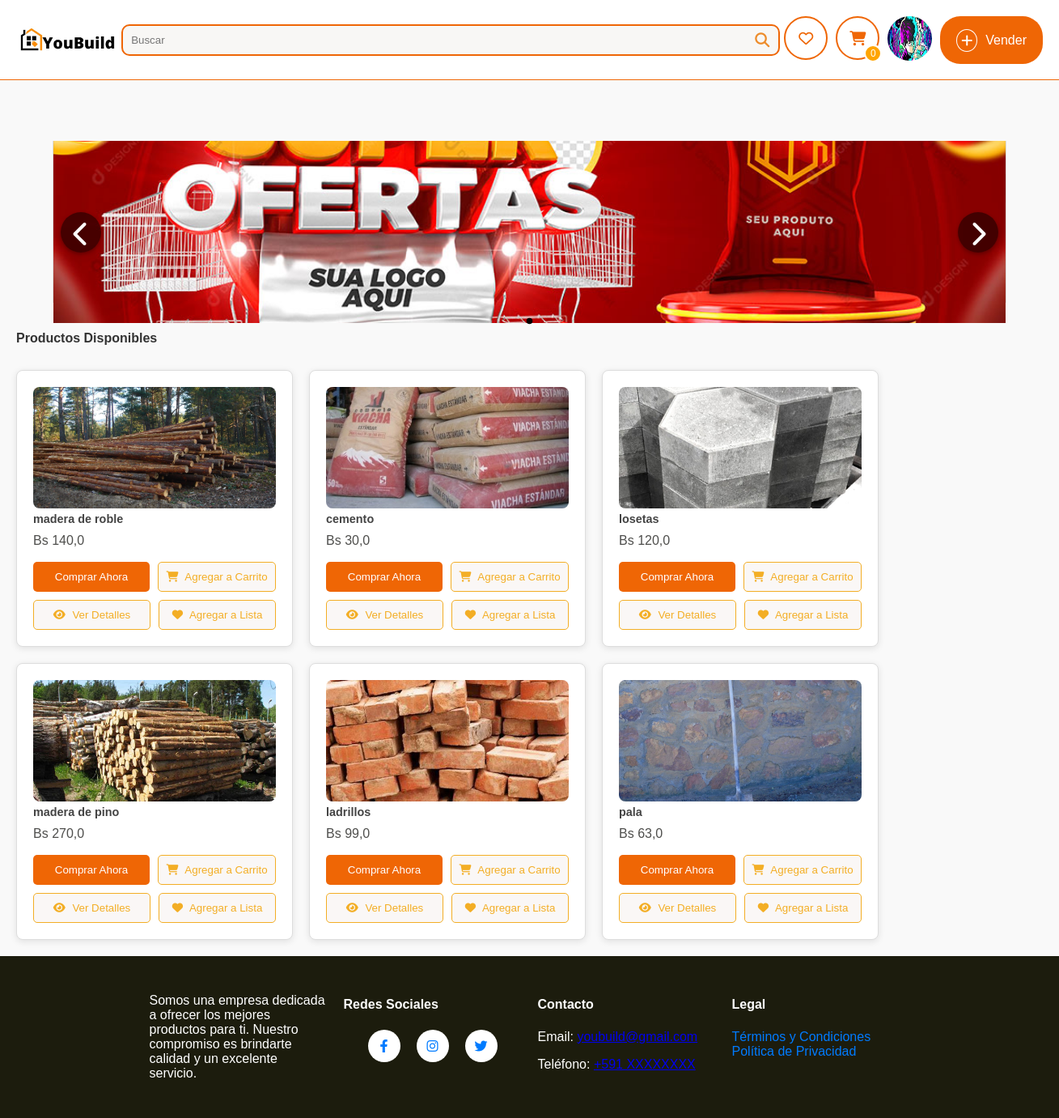
The app's page /home/ (signed in) with its own data.
### sistema/models.py (models this page shows, shortened)
class UsuarioDB(models.Model):
    user = models.OneToOneField(User, on_delete=models.CASCADE)
    nombre_completo = models.CharField(max_length=50, verbose_name="Nombre completo", null=True)
    municipio_fk = models.ForeignKey('MunicipioDB', on_delete=models.CASCADE, null=True, blank=True)
    direccion_1 = models.CharField(max_length=255, verbose_name="Dirección 1", null=True)
    telefono = models.CharField(
        max_length=15, verbose_name="Número de teléfono",
        validators=[RegexValidator(regex=r'^\+?1?\d{9,15}$', message="El número debe estar en el formato: '+59199999999'. Hasta 15 dígitos.")]
    )
    imagen_perfil = models.ImageField(upload_to='perfil/', null=True, blank=True, default='perfil/perfil.png')
    qr_imagen = models.ImageField(upload_to='qr/', null=True, blank=True, verbose_name="Código QR")
    class Meta:
        verbose_name = "Perfil de Usuario"
        verbose_name_plural = "Perfiles de Usuarios"

class CarruselDB(models.Model):
    imagen = models.ImageField(upload_to="carrusel", null=True)
    class Meta:
        verbose_name = "Carrusel"
        verbose_name_plural = "Carruseles"

class ProductoDb(models.Model):
    nombre = models.CharField(max_length=50, verbose_name="Nombre")
    detalle = models.TextField(max_length=200, verbose_name="Detalle")
    precio = models.FloatField(verbose_name="Precio", validators=[MinValueValidator(0.0), MaxValueValidator(99999.9)])
    categoria_fk = models.ForeignKey(CategoriaDb, on_delete=models.CASCADE, null=True, blank=True)
    subcategoria_fk = models.ForeignKey(SubcategoriaDB, on_delete=models.CASCADE, null=True, blank=True, verbose_name="Subcategoría")  # Nuevo campo
    usuario_fk = models.ForeignKey(UsuarioDB, on_delete=models.CASCADE, null=True, blank=True)
    municipio_fk = models.ForeignKey(MunicipioDB, on_delete=models.CASCADE, null=True, blank=True, verbose_name="Municipio")
    direccion_1 = models.CharField(max_length=255, verbose_name="Dirección 1", null=True, blank=True)
    visitas = models.PositiveIntegerField(default=0, verbose_name="Visitas")
    cantidad = models.IntegerField(default=1)
    class Meta:
        db_table = "productos"
        verbose_name = "Producto"
        verbose_name_plural = "Productos"

class ImagenProductoDB(models.Model):
    producto_fk = models.ForeignKey(ProductoDb, on_delete=models.CASCADE, related_name="imagenes")
    imagen = models.ImageField(upload_to="productos", null=True)
    class Meta:
        verbose_name = "Imagen"
        verbose_name_plural = "Imágenes"

### sistema/views.py (the view)
# urls.py: path('home/', home_view, name='home'),
@login_required
def home_view(request):
    productos = ProductoDb.objects.all().order_by('-visitas')
    carruseles = CarruselDB.objects.all().order_by("id")
    usuario = request.user.usuariodb
    return render(request, "home.html", {
        "producto": productos,
        "carrusel": carruseles,
        "usuario": usuario
    })

### sistema/context_processors.py (called while the page is built)
def cart_count(request):
    cart_count = request.session.get('cart_count', 0)
    return {'cart_count': cart_count}

### sistema/templates/home.html (shortened to what this page needs)
<!DOCTYPE html>
{% extends 'layoutReg.html' %}
{% load static %}
{% block extra_styles %}
<link rel="stylesheet" href="{% static 'resultadosVacios.css' %}" />
<link rel="stylesheet" href="{% static 'style.css' %}" />
<link rel="stylesheet" href="{% static 'listaProduct.css' %}" />
{% endblock %}
{% block content %}
<main>
  <div class="carousel-container">
    <div class="carousel">
      {% for carrusel_item in carrusel %}
      <div class="carousel-item">
        <img src="{{ carrusel_item.imagen.url }}" alt="Imagen del carrusel" />
      </div>
      {% endfor %}
    </div>
    <button class="carousel-button prev">
      <i class="fas fa-chevron-left"></i>
    </button>
    <button class="carousel-button next">
      <i class="fas fa-chevron-right"></i>
    </button>
  </div>
  <div class="carousel-dots"></div>
  <h2 class="products-title">Productos Disponibles</h2>
  <div class="products-container">
    {% for producto in producto %}
    <div class="product">
      <img src="{{ producto.imagenes.first.imagen.url }}" alt="{{ producto.nombre }}" />
      <h3>{{ producto.nombre }}</h3>
      <p>Bs {{ producto.precio }}</p>
      <div class="buttons-container">
        <div class="button-row">
          <button class="btn buy-now">Comprar Ahora</button>
          <button class="btn add-to-cart" onclick="agregarAlCarrito({{ producto.id }})">
            <i class="fas fa-shopping-cart"></i> Agregar a Carrito
          </button>
        </div>
        <div class="button-row">
          <button class="btn add-to-view" onclick="verDetalles({{ producto.id }})">
            <i class="fas fa-eye"></i> Ver Detalles
          </button>
          <button class="btn add-to-list" onclick="agregarAFavoritos({{ producto.id }})">
            <i class="fas fa-heart"></i> Agregar a Lista
          </button>
        </div>
      </div>
    </div>
    {% endfor %}
  </div>
</main>
{% endblock %}

### sistema/templates/layoutReg.html (shortened to what this page needs)
{% load static %}
<html lang="en">
  <head>
    <link rel="stylesheet" href="https://cdnjs.cloudflare.com/ajax/libs/font-awesome/6.4.0/css/all.min.css" />
    <link rel="stylesheet" href="{% static 'style.css' %}" />
    <link rel="stylesheet" href="{% static 'layoutReg.css' %}" />
    {% block extra_styles %}
    {% endblock %}
  </head>
  <body>
    <header>
      <div class="topbar-container">
        <div class="topbar-left">
          <a href="/home " class="logo"><img src="{% static 'logo.jpeg' %}" alt="Logo" width="125" /></a>
        </div>
        <div class="topbar-center">
          <form action="{% url 'buscar' %}" method="GET">
            <div class="search-box">
              <input type="text" placeholder="Buscar" name="q" />
              <button><i class="fa fa-search"></i></button>
            </div>
          </form>
        </div>
        <div class="topbar-right">
          <a href="{% url 'listaFavoritos' %}" class="icon-btn"><i class="fa-regular fa-heart"></i></a>
          <a href="{% url 'Carrito' %}" class="icon-btn"><i class="fa fa-shopping-cart"></i><span class="cart-count">{{ cart_count }}</span></a>
          <div class="profile-menu-container">
            <a href="#" class="profile-icon" onclick="toggleMenu(event)">
              {% if usuario.imagen_perfil %}
                <img src="{{ usuario.imagen_perfil.url }}" alt="Foto de Perfil" class="profile-pic" />
              {% else %}
                <img src="{% static 'perfil/perfil.png' %}" alt="Foto de Perfil" class="profile-pic" />
              {% endif %}
            </a>
          </div>
          <a href="{% url 'vender' %}" class="btn-sell">
            <i class="fas fa-plus"></i> Vender
          </a>
        </div>
      </div>
    </header>
    <div>
      {% block content %}{% endblock %}
    </div>
    <footer>
      <div class="footer-container">
        <div class="footer-description">
          <p>Somos una empresa dedicada a ofrecer los mejores productos para ti. Nuestro compromiso es brindarte calidad y un excelente servicio.</p>
        </div>
        <div class="footer-links">
          <h4>Redes Sociales</h4>
          <div class="social-buttons">
            <a href="https://facebook.com" target="_blank" class="social-button facebook"><i class="fab fa-facebook-f"></i></a>
            <a href="https://instagram.com" target="_blank" class="social-button instagram"><i class="fab fa-instagram"></i></a>
            <a href="https://twitter.com" target="_blank" class="social-button twitter"><i class="fab fa-twitter"></i></a>
          </div>
        </div>
        <div class="footer-contact">
          <h4>Contacto</h4>
          <p>
            Email: <a href="mailto:youbuild@gmail.com">youbuild@gmail.com</a>
          </p>
          <p>
            Teléfono: <a href="tel:+591XXXXXXXX">+591 XXXXXXXX</a>
          </p>
        </div>
        <div class="footer-legal">
          <h4>Legal</h4>
          <ul>
            <li>
              <a href="#terminos-condiciones">Términos y Condiciones</a>
            </li>
            <li>
              <a href="#politica-privacidad">Política de Privacidad</a>
            </li>
          </ul>
        </div>
      </div>
    </footer>
  </body>
</html>

### sistema/static/style.css (style rules this page uses)
:root { --primary-color: #ED8C2B; --secondary-color: #E5E8EB; --accent-color: #F2690D; --text-color: #1C1C0D; --link-color: #9E9647; --background-color: #FFFFFB; }
body { font-family: Arial, sans-serif; margin: 0; padding: 0; display: grid; grid-template-rows: auto 1fr auto; min-height: 100vh; background-color: var(--background-color); }
main { display: flex; flex-direction: column; flex: 1; justify-content: flex-start; margin: 0; padding-top: 100px; }
footer { background-color: #1c1c0d; padding: 20px 0; width: 100%; position: relative; color:#fff }
.footer-container { display: flex; justify-content: space-around; flex-wrap: wrap; max-width: 960px; margin: 0 auto; padding: 0 10px; }
.footer-description, .footer-links, .footer-contact, .footer-legal { flex: 1; min-width: 200px; margin: 10px; }
.footer-links ul, .footer-legal ul { list-style: none; padding: 0; }
.footer-links a, .footer-legal a { text-decoration: none; color: #007bff; }
.social-buttons { display: flex; justify-content: center; margin-top: 10px; }
.social-button { display: inline-block; width: 40px; height: 40px; background-color: #fff; border-radius: 50%; color: #007bff; display: flex; align-items: center; justify-content: center; margin: 0 10px; transition: background-color 0.3s, transform 0.3s; }
.carousel-container { display: flex; align-items: center; position: relative; width: 90%; margin: -25px auto; overflow: hidden; height: auto; max-width: 1200px; }
.carousel { display: flex; transition: transform 0.5s ease; flex: 1; }
.carousel-item { margin-bottom: 25px; flex: 0 0 100%; display: flex; justify-content: center; align-items: center; font-size: 3rem; background-color: #fff; border: 1px solid #ddd; cursor: pointer; height: 200px; box-sizing: border-box; }
.carousel-item img { width: 100%; height: auto; object-fit: cover; display: block; }
.carousel-button { flex: 0 0 40px; position: absolute; top: 50%; transform: translateY(-50%); background-color: rgba(0, 0, 0, 0.5); color: white; border: none; padding: 10px; cursor: pointer; font-size: 2rem; z-index: 2; width: 50px; height: 50px; border-radius: 50%; box-shadow: 0 2px 5px rgba(0, 0, 0, 0.3); }
.carousel-button.prev { left: 10px; }
.carousel-button.next { right: 10px; }
.carousel-dots { display: flex; justify-content: center; margin-top: 20px; }

### sistema/static/layoutReg.css (style rules this page uses)
.topbar-container { display: flex; justify-content: space-between; align-items: center; padding: 20px 20px; background-color: #FFFFFF; position: relative; }
.topbar-container::after { content: ''; position: absolute; bottom: 0; left: 0; width: 100%; height: 1px; background-color: #ef6605; }
.topbar-right { display: flex; gap: 10px; }
.icon-btn { width: 50px; height: 50px; display: flex; align-items: center; justify-content: center; background-color: white; border: 2px solid #ef6605; border-radius: 50%; color: #ef6605; text-decoration: none; cursor: pointer; transition: all 0.3s ease; position: relative; }
.icon-btn i { font-size: 18px; }
.cart-count { position: absolute; bottom: -5px; right: -5px; background-color: orange; color: white; border-radius: 50%; width: 18px; height: 18px; display: flex; justify-content: center; align-items: center; font-size: 12px; border: 2px solid white; }
.profile-icon .profile-pic { width: 55px; height: 55px; border-radius: 50%; }
.btn-sell { display: inline-flex; align-items: center; background-color: #ef6605; color: white; border: none; border-radius: 25px; padding: 10px 20px; cursor: pointer; text-decoration: none; transition: background-color 0.3s; }
.btn-sell i { background-color: transparent; border: 1px solid white; border-radius: 50%; padding: 5px; margin-right: 10px; font-size: 16px; }
.profile-menu-container { position: relative; display: inline-block; }
.search-box { display: inline-flex; background-color: #f8f7f5; border: 2px solid #ef6605; border-radius: 10px; padding: 5px; width: 800px; }
.search-box input { border: none; background-color: transparent; outline: none; flex-grow: 1; padding: 5px; }
.search-box button { background-color: transparent; border: none; color: #ED8C2B; cursor: pointer; }
.search-box button i { font-size: 18px; }

### records on screen
UsuarioDB: imagen_perfil (picture)
CarruselDB: imagen (picture)
ProductoDb: imagenes.first.imagen (picture), nombre "madera de roble", precio "140,0"
ProductoDb: imagenes.first.imagen (picture), nombre "cemento", precio "30,0"
ProductoDb: imagenes.first.imagen (picture), nombre "losetas", precio "120,0"
ProductoDb: imagenes.first.imagen (picture), nombre "madera de pino", precio "270,0"
ProductoDb: imagenes.first.imagen (picture), nombre "ladrillos", precio "99,0"
ProductoDb: imagenes.first.imagen (picture), nombre "pala", precio "63,0"

### other values on screen
{{ cart_count }} "0"
